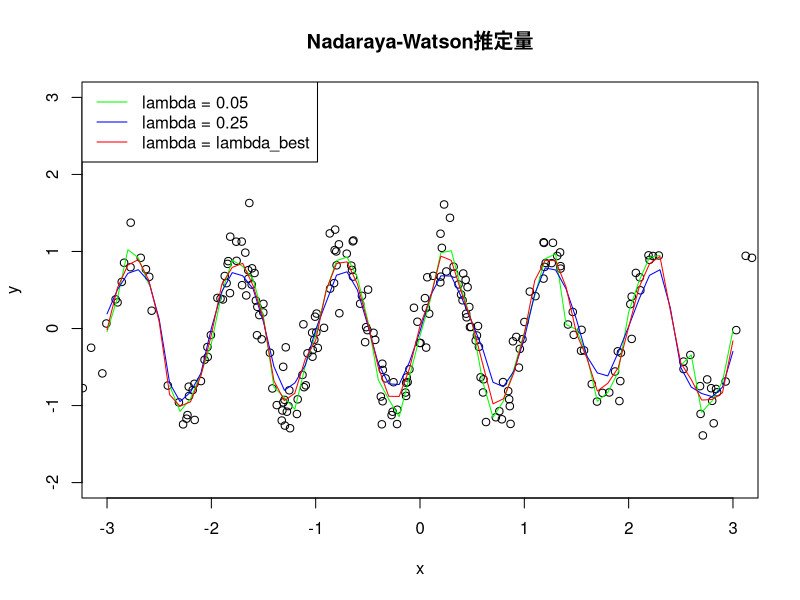

The R script that drew this image:
# Clear environment
rm(list = ls())

# Setting Japanese font (for MacOSX)
# par(family= "HiraKakuProN-W3")

# Chapter6 e.g.60
n <- 250
x <- 2 * rnorm(n)
y <- sin(2 * pi * x) + rnorm(n) / 4

D <- function(t) {
  return(max(0.75 * (1 - t ^ 2), 0))
}

K <- function(x, y, lambda) {
  return(D(abs(x - y) / lambda))
}

f <- function(z, lambda) {
  numer <- 0
  denom <- 0
  for (i in 1:n) {
    numer <- numer + K(x[i], z, lambda) * y[i]
    denom <- denom + K(x[i], z, lambda)
  }
  return(numer / denom)
}

plot(seq(-3, 3, length = 10), seq(-2, 3, length = 10),
     type = "n",
     xlab = "x", ylab = "y")
points(x, y)
xx <- seq(-3, 3, 0.1)
yy <- NULL
for (zz in xx) {
  yy <- c(yy, f(zz, 0.05))
}
lines(xx, yy, col = "green")
yy <- NULL
for (zz in xx) {
  yy <- c(yy, f(zz, 0.25))
}
lines(xx, yy, col = "blue")

m <- n / 10
lambda_seq <- seq(0.05, 1, 0.01)
SS_min <- Inf
for (lambda in lambda_seq) {
  SS <- 0
  for (k in 1:10) {
    test <- ((k - 1) * m + 1): (k * m)
    train <- setdiff(1:n, test)
    for (j in test) {
      u <- 0
      v <- 0
      for (i in train) {
        kk <- K(x[i], x[j], lambda)
        u <- u + kk * y[i]
        v <- v + kk
      }
      if (v == 0) {
        d_min <- Inf
        for (i in train) {
          d <- abs(x[j] - x[i])
          if (d < d_min) {
            d_min <- d
            index <- i
          }
        }
        z <- y[index]
      } else {
        z <- u / v
      }
      SS <- SS + (y[j] - z) ^ 2
    }
  }
  if (SS < SS_min) {
    SS_min <- SS
    lambda_best <- lambda
  }
}

yy <- NULL
for (zz in xx) {
  yy <- c(yy, f(zz, lambda_best))
}
lines(xx, yy, col = "red")
title("Nadaraya-Watson推定量")
legend("topleft", 
       legend = paste0("lambda = ", c(0.05, 0.25, "lambda_best")),
       lwd = 1,
       col = c("green", "blue", "red"))
